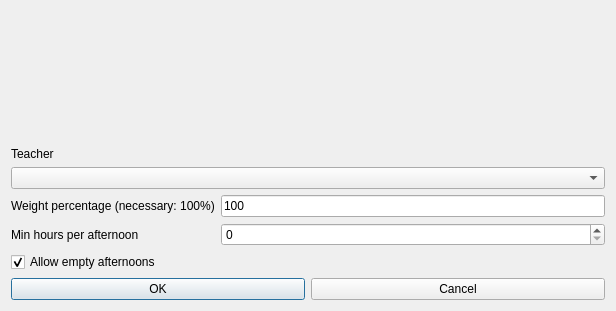
<?xml version="1.0" encoding="UTF-8"?>
<ui version="4.0">
 <class>ModifyConstraintTeacherMinHoursPerAfternoonForm_template</class>
 <widget class="QDialog" name="ModifyConstraintTeacherMinHoursPerAfternoonForm_template">
  <property name="geometry">
   <rect>
    <x>0</x>
    <y>0</y>
    <width>616</width>
    <height>311</height>
   </rect>
  </property>
  <property name="windowTitle">
   <string extracomment="This is the title of the dialog to modify a constraint of this type">Modify teacher min hours per afternoon</string>
  </property>
  <layout class="QGridLayout" name="gridLayout">
   <item row="6" column="0" colspan="3">
    <layout class="QHBoxLayout" name="horizontalLayout">
     <item>
      <widget class="QPushButton" name="okPushButton">
       <property name="text">
        <string>OK</string>
       </property>
      </widget>
     </item>
     <item>
      <widget class="QPushButton" name="cancelPushButton">
       <property name="text">
        <string>Cancel</string>
       </property>
      </widget>
     </item>
    </layout>
   </item>
   <item row="0" column="1">
    <spacer name="verticalSpacer">
     <property name="orientation">
      <enum>Qt::Vertical</enum>
     </property>
     <property name="sizeHint" stdset="0">
      <size>
       <width>20</width>
       <height>66</height>
      </size>
     </property>
    </spacer>
   </item>
   <item row="1" column="0" colspan="3">
    <widget class="QLabel" name="teacherTextLabel">
     <property name="frameShape">
      <enum>QFrame::NoFrame</enum>
     </property>
     <property name="frameShadow">
      <enum>QFrame::Plain</enum>
     </property>
     <property name="text">
      <string>Teacher</string>
     </property>
     <property name="wordWrap">
      <bool>false</bool>
     </property>
    </widget>
   </item>
   <item row="5" column="0" colspan="3">
    <widget class="QCheckBox" name="allowEmptyAfternoonsCheckBox">
     <property name="text">
      <string>Allow empty afternoons</string>
     </property>
     <property name="checked">
      <bool>true</bool>
     </property>
    </widget>
   </item>
   <item row="2" column="0" colspan="3">
    <widget class="QComboBox" name="teachersComboBox">
     <property name="editable">
      <bool>false</bool>
     </property>
     <property name="insertPolicy">
      <enum>QComboBox::NoInsert</enum>
     </property>
     <property name="duplicatesEnabled">
      <bool>false</bool>
     </property>
    </widget>
   </item>
   <item row="4" column="2">
    <widget class="QSpinBox" name="minHoursSpinBox"/>
   </item>
   <item row="3" column="0" colspan="2">
    <widget class="QLabel" name="weightTextLabel">
     <property name="frameShape">
      <enum>QFrame::NoFrame</enum>
     </property>
     <property name="frameShadow">
      <enum>QFrame::Plain</enum>
     </property>
     <property name="text">
      <string>Weight percentage (necessary: 100%)</string>
     </property>
     <property name="wordWrap">
      <bool>false</bool>
     </property>
    </widget>
   </item>
   <item row="3" column="2">
    <widget class="QLineEdit" name="weightLineEdit">
     <property name="text">
      <string notr="true">100</string>
     </property>
    </widget>
   </item>
   <item row="4" column="0">
    <widget class="QLabel" name="minHoursTextLabel">
     <property name="frameShape">
      <enum>QFrame::NoFrame</enum>
     </property>
     <property name="frameShadow">
      <enum>QFrame::Plain</enum>
     </property>
     <property name="text">
      <string>Min hours per afternoon</string>
     </property>
     <property name="wordWrap">
      <bool>false</bool>
     </property>
    </widget>
   </item>
  </layout>
 </widget>
 <layoutdefault spacing="6" margin="11"/>
 <resources/>
 <connections/>
</ui>
